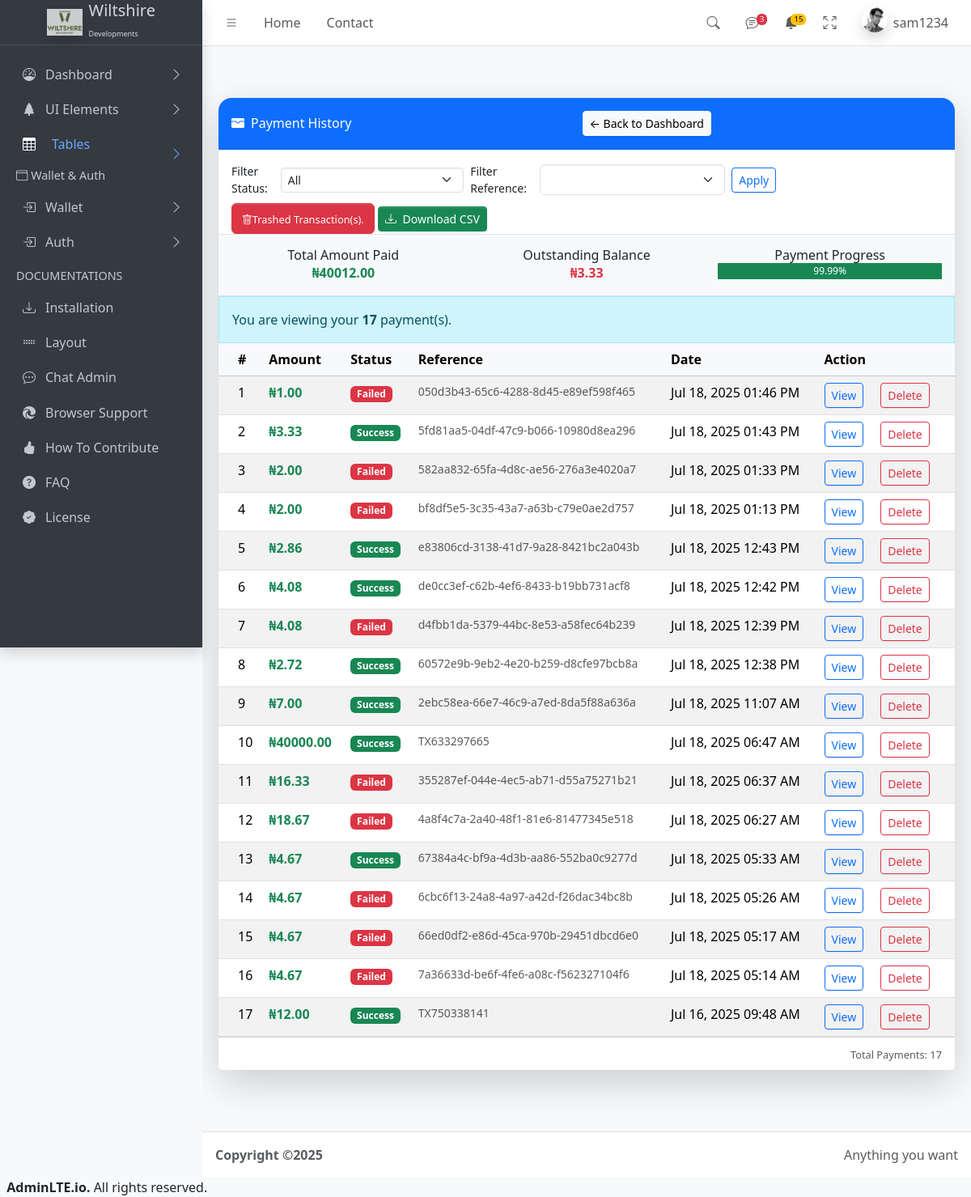
The page /Dashboard/payment-history/ (signed in) on the database its author committed.
### myapp/models.py (models this page shows, shortened)
class Transaction(models.Model):
    user = models.ForeignKey(User, on_delete=models.CASCADE)
    reference = models.CharField(max_length=100, unique=True)
    amount = models.DecimalField(max_digits=10, decimal_places=2)
    status = models.CharField(max_length=50)
    created_at = models.DateTimeField(auto_now_add=True)

### myapp/views.py (the view, shortened to what this page needs)
# urls.py: path('Dashboard/payment-history/', views.payment_history, name='payment_history'),
@login_required(login_url="LoginUser")
def payment_history(request):
    user = request.user
    is_client_user = is_client(user)
    is_admin_user = is_admin(user)
    status_filter = request.GET.get('status')
    reference_filter = request.GET.get('reference')
    queryset = Transaction.objects.all().order_by('-created_at') if is_admin_user else Transaction.objects.filter(user=user).order_by('-created_at')
    if status_filter:
        queryset = queryset.filter(status__iexact=status_filter)
    if reference_filter:
        queryset = queryset.filter(reference__iexact=reference_filter)
    if is_admin_user:
        total_paid = PurchasedProduct.objects.aggregate(total=Sum('deposit'))['total'] or 0
        total_balance = PurchasedProduct.objects.aggregate(total=Sum('to_balance'))['total'] or 0
    else:
        total_paid = PurchasedProduct.objects.filter(user=user).aggregate(total=Sum('deposit'))['total'] or 0
        total_balance = PurchasedProduct.objects.filter(user=user).aggregate(total=Sum('to_balance'))['total'] or 0
    for tx in queryset:
        products = tx.products.all()  # thanks to related_name='products'
        if products.exists():
            product = products.first()
            deposit = product.deposit if product.deposit is not None else 0
            balance = product.to_balance if product.to_balance is not None else 0
            tx.description = f"{product.title} | Deposit: ₦{deposit:,.2f} | Balance: ₦{balance:,.2f}"
        else:
            tx.description = "No product attached"
    payment_progress = 0
    total_price = total_paid + total_balance
    if total_price > 0:
        payment_progress = round((total_paid / total_price) * 100, 2)
    context = {
        'all_payments': queryset,
        'payment_count': queryset.count(),
        'is_admin': is_admin_user,
        'is_client': is_client_user,
        'status_filter': status_filter,
        'total_paid': total_paid,
        'total_balance': total_balance,
        'payment_progress': payment_progress,
    }
    return render(request, 'Dashboard/payment_history.html', context)

### myapp/context_processors.py (called while the page is built)
def user_info(request):
    if request.user.is_authenticated:
        return {
            'user_username': request.user.username,
        }
    return {}

### myapp/utils.py (called while the page is built)
def is_client(user):
    return user.groups.filter(name='client').exists()

### myapp/views.py (called while the page is built)
def is_admin(user):
    return user.is_staff or user.is_superuser

### myapp/templates/Dashboard/payment_history.html (shortened to what this page needs)
{% load static %}
{% include 'Dashboard/header.html' %}
<main class="app-main">
  <div class="app-content-header">
    <div class="container my-5">
      <div class="card shadow-lg border-0 rounded-4">
        <div class="card-header bg-primary text-white py-3 d-flex justify-content-between align-items-center rounded-top-4">
          <h4 class="mb-0"><i class="bi bi-wallet-fill me-2"></i>Payment History</h4>
          <a href="{% url 'Dashboard' %}" class="btn btn-light btn-sm">← Back to Dashboard</a>
        </div>
        <form method="get" class="px-3 pt-3 d-flex flex-wrap gap-2 align-items-center justify-content-between">
          <div class="d-flex align-items-center gap-2">
            <label for="status" class="small mb-0 me-2">Filter Status:</label>
            <select name="status" id="status" class="form-select form-select-sm">
              <option value="">All</option>
            </select>
            <label for="status" class="small mb-0 me-2">Filter Reference:</label>
            <input type="text" name="reference" class="form-select form-input-sm">
            <button type="submit" class="btn btn-sm btn-outline-primary">Apply</button>
          </div>
          <div>
            <a class="btn btn-danger rounded-md" href='{% url "trashed_payments" %}'>
              <small><i class="bi bi-trash"></i>Trashed Transaction(s).</small>
            </a>
            <a href="?{% if status_filter %}status={{ status_filter }}&{% endif %}export=csv" class="btn btn-sm btn-success">
              <i class="bi bi-download me-1"></i> Download CSV
            </a>
          </div>
        </form>
        {% if all_payments %}
        <div class="p-3 border-top border-bottom bg-light">
          <div class="row text-center">
            <div class="col-md-4">
              <h6>Total Amount Paid</h6>
              <p class="fw-bold text-success mb-0">₦{{ total_paid|floatformat:2 }}</p>
            </div>
            <div class="col-md-4">
              <h6>Outstanding Balance</h6>
              <p class="fw-bold text-danger mb-0">₦{{ total_balance|floatformat:2 }}</p>
            </div>
            <div class="col-md-4">
              <h6>Payment Progress</h6>
              <div class="progress" style="height: 20px;">
                <div class="progress-bar bg-success" role="progressbar" style="width: {{ payment_progress }}%;" aria-valuenow="{{ payment_progress }}" aria-valuemin="0" aria-valuemax="100">
                  {{ payment_progress }}%
                </div>
              </div>
            </div>
          </div>
        </div>
        {% endif %}
        <div class="card-body p-0">
          {% if all_payments %}
            {% if is_admin %}
              <div class="alert alert-info rounded-0 mb-0">You are viewing all <strong>{{ payment_count }}</strong> payment(s).
              </div>
            {% elif is_client %}
              <div class="alert alert-info rounded-0 mb-0">You are viewing your <strong>{{ payment_count }}</strong> payment(s).</div>
            {% endif %}
            <div class="table-responsive">
              <table class="table table-hover table-striped mb-0">
                <thead class="table-light">
                  <tr>
                    <th>#</th>
                    <th>Amount</th>
                    <th>Status</th>
                    <th>Reference</th>
                    <th>Date</th>
                    <th colspan="2">Action</th>
                  </tr>
                </thead>
                <tbody>
                  {% for payment in all_payments %}
                  <tr>
                    <td>{{ forloop.counter }}</td>
                    <td class="text-success fw-bold">₦{{ payment.amount|floatformat:2 }}</td>
                    <td>
                      {% if payment.status == 'success' %}
                        <span class="badge bg-success">Success</span>
                      {% elif payment.status == 'Pending' %}
                        <span class="badge bg-warning text-dark">Pending</span>
                      {% else %}
                        <span class="badge bg-danger">Failed</span>
                      {% endif %}
                    </td>
                    <td class="small text-muted">{{ payment.reference|default:"N/A" }}</td>
                    <td>{{ payment.created_at|date:"M d, Y h:i A" }}</td>
                    <td>
                      <button type="button" class="btn btn-outline-primary btn-sm" data-bs-toggle="modal" data-bs-target="#viewModal{{ payment.id }}">
                        View
                      </button>
                    </td>
                    <td>
                      <form method="post" action="{% url 'delete_payment' payment.id %}" onsubmit="return confirm('Are you sure you want to delete this payment?');">
                        <button type="submit" class="btn btn-outline-danger btn-sm">Delete</button>
                      </form>
                    </td>
                  </tr>
                  {% endfor %}
                </tbody>
              </table>
            </div>
          {% else %}
            <div class="p-4 text-center text-muted">
              <i class="bi bi-exclamation-circle fs-1 mb-3"></i>
              <p>No payment history available yet.</p>
            </div>
          {% endif %}
        </div>
        <div class="card-footer text-end bg-white">
          <small class="text-muted">Total Payments: {{ payment_count }}</small>
        </div>
      </div>
    </div>
  </div>
</main>
{% include 'Dashboard/footer.html' %}

### myapp/templates/Dashboard/header.html (shortened to what this page needs)
{% load static %}
{% load django_browser_reload %}
<!doctype html>
<html lang="en">
  <head>
    <link rel="stylesheet" href="https://cdnjs.cloudflare.com/ajax/libs/font-awesome/6.5.0/css/all.min.css" />
    <link
      rel="stylesheet"
      href="https://cdn.jsdelivr.net/npm/@fontsource/source-sans-3@5.0.12/index.css"
    />
    <script src="https://cdn.tailwindcss.com"></script>
    <link
      rel="stylesheet"
      href="https://cdn.jsdelivr.net/npm/overlayscrollbars@2.10.1/styles/overlayscrollbars.min.css"
    />
    <link
      rel="stylesheet"
      href="https://cdn.jsdelivr.net/npm/bootstrap-icons@1.11.3/font/bootstrap-icons.min.css"
    />
    <link rel="stylesheet" href="{% static 'dist/css/adminlte.css' %}" />
    <link
      rel="stylesheet"
      href="https://cdn.jsdelivr.net/npm/apexcharts@3.37.1/dist/apexcharts.css"
    />
    <link
      rel="stylesheet"
      href="https://cdn.jsdelivr.net/npm/jsvectormap@1.5.3/dist/css/jsvectormap.min.css"
    />
  </head>
  <body class="layout-fixed sidebar-expand-lg bg-body-tertiary">
    <div class="app-wrapper">
      <nav class="app-header navbar navbar-expand bg-body">
        <div class="container-fluid">
          <ul class="navbar-nav">
            <li class="nav-item">
              <a class="nav-link" data-lte-toggle="sidebar" href="#" role="button">
                <i class="bi bi-list"></i>
              </a>
            </li>
            <li class="nav-item d-none d-md-block"><a href="#" class="nav-link">Home</a></li>
            <li class="nav-item d-none d-md-block"><a href="#" class="nav-link">Contact</a></li>
          </ul>
          <ul class="navbar-nav ms-auto">
            <li class="nav-item">
              <a class="nav-link" data-widget="navbar-search" href="#" role="button">
                <i class="bi bi-search"></i>
              </a>
            </li>
            <li class="nav-item dropdown">
              <a class="nav-link" data-bs-toggle="dropdown" href="#">
                <i class="bi bi-chat-text"></i>
                <span class="navbar-badge badge text-bg-danger">3</span>
              </a>
            </li>
            <li class="nav-item dropdown">
              <a class="nav-link" data-bs-toggle="dropdown" href="#">
                <span class="navbar-badge badge text-bg-warning">15</span>
              </a>
            </li>
            <li class="nav-item">
              <a class="nav-link" href="#" data-lte-toggle="fullscreen">
                <i data-lte-icon="maximize" class="bi bi-arrows-fullscreen"></i>
              </a>
            </li>
            <li class="nav-item dropdown user-menu">
              <a href="#" class="nav-link dropdown-toggle flex" data-bs-toggle="dropdown">
                <img
                  src="{% static 'dist/assets/img/user2-160x160.jpg' %}"
                  class="user-image rounded-circle shadow"
                  alt="User Image"
                />
                {% if user.is_authenticated %}
                  <span class="d-none d-md-inline">
                    {{ user_username }}
                  </span>
                {% endif %}
              </a>
            </li>
          </ul>
        </div>
      </nav>
      <aside class="app-sidebar bg-body-secondary shadow" data-bs-theme="dark">
        <div class="sidebar-brand">
          <a href="#" class="brand-link">
            <img
              src="{% static 'img/Wiltshire-01.jpg' %}"
              alt=""
              class="brand-image opacity-75 shadow"
            />
            <span class="brand-text fw-light"><span>Wiltshire</span> <br> <sup style='font-size:9px' class='mt-1'>Developments</sup></span>
          </a>
        </div>
        <div class="sidebar-wrapper">
          <nav class="mt-2">
            <ul
              class="nav sidebar-menu flex-column"
              data-lte-toggle="treeview"
              role="menu"
              data-accordion="false"
            >
              <li class="nav-item">
                <a href="{% url 'Dashboard' %}" class="nav-link">
                  <i class="nav-icon bi bi-speedometer"></i>
                  <p>
                    Dashboard
                  </p>
                </a>
              </li>
              <li class="nav-item">
                <a href="#" class="nav-link">
                  <i class="nav-icon bi bi-tree-fill"></i>
                  <p>
                    UI Elements
                  </p>
                </a>
              </li>
              <li class="nav-item">
                 <div class="flex">
                  <i class="nav-icon bi bi-table ml-4 text-white"></i>
                  <button class="nav-link w-full d-flex justify-content-between align-items-center" id="getOpen" onclick="TheTableOpen()">
                    <span>
                      Tables
                    </span>
                    <i class="nav-arrow bi bi-chevron-right"  style="float:right"></i>
                  </button>
                </div>
              </li>
              <li class="nav-header">
                <i class="bi bi-wallet"></i> Wallet & Auth
              </li>
              <li class="nav-item">
                <a href="{% url 'initiate_wallet_payment' %}" class="nav-link {% if request.resolver_match.url_name == 'initiate_wallet_payment' %} active{% endif %}">
                  <i class="nav-icon bi bi-box-arrow-in-right"></i>
                  <p>
                    Wallet
                  </p>
                </a>
              </li>
              <li class="nav-item">
                <a href="#" class="nav-link">
                  <i class="nav-icon bi bi-box-arrow-in-right"></i>
                  <p>
                    Auth
                  </p>
                </a>
              </li>
              <li class="nav-header">DOCUMENTATIONS</li>
              <li class="nav-item">
                <a href="../docs/introduction.html" class="nav-link">
                  <i class="nav-icon bi bi-download"></i>
                  <p>Installation</p>
                </a>
              </li>
              <li class="nav-item">
                <a href="../docs/layout.html" class="nav-link">
                  <i class="nav-icon bi bi-grip-horizontal"></i>
                  <p>Layout</p>
                </a>
              </li>
                {% if is_client %}
                <li class="nav-item">
                  <a href="{% url 'client_chat' %}" class="nav-link">
                      <i class="nav-icon bi bi-chat-dots"></i>
                      <p>Chat Admin</p>
                  </a>
              </li>
                {% endif %}
              <li class="nav-item">
                <a href="../docs/browser-support.html" class="nav-link">
                  <i class="nav-icon bi bi-browser-edge"></i>
                  <p>Browser Support</p>
                </a>
              </li>
              <li class="nav-item">
                <a href="../docs/how-to-contribute.html" class="nav-link">
                  <i class="nav-icon bi bi-hand-thumbs-up-fill"></i>
                  <p>How To Contribute</p>
                </a>
              </li>
              <li class="nav-item">
                <a href="../docs/faq.html" class="nav-link">
                  <i class="nav-icon bi bi-question-circle-fill"></i>
                  <p>FAQ</p>
                </a>
              </li>
              <li class="nav-item">
                <a href="../docs/license.html" class="nav-link">
                  <i class="nav-icon bi bi-patch-check-fill"></i>
                  <p>License</p>
                </a>
              </li>
            </ul>
          </nav>
        </div>
      </aside>

### rows shown on the page
Transaction: amount "1.00", status "Failed", reference "050d3b43-65c6-4288-8d45-e89ef598f465", created_at "Jul 18, 2025 01:46 PM"
Transaction: amount "3.33", status "Success", reference "5fd81aa5-04df-47c9-b066-10980d8ea296", created_at "Jul 18, 2025 01:43 PM"
Transaction: amount "2.00", status "Failed", reference "582aa832-65fa-4d8c-ae56-276a3e4020a7", created_at "Jul 18, 2025 01:33 PM"
Transaction: amount "2.00", status "Failed", reference "bf8df5e5-3c35-43a7-a63b-c79e0ae2d757", created_at "Jul 18, 2025 01:13 PM"
Transaction: amount "2.86", status "Success", reference "e83806cd-3138-41d7-9a28-8421bc2a043b", created_at "Jul 18, 2025 12:43 PM"
Transaction: amount "4.08", status "Success", reference "de0cc3ef-c62b-4ef6-8433-b19bb731acf8", created_at "Jul 18, 2025 12:42 PM"
Transaction: amount "4.08", status "Failed", reference "d4fbb1da-5379-44bc-8e53-a58fec64b239", created_at "Jul 18, 2025 12:39 PM"
Transaction: amount "2.72", status "Success", reference "60572e9b-9eb2-4e20-b259-d8cfe97bcb8a", created_at "Jul 18, 2025 12:38 PM"
Transaction: amount "7.00", status "Success", reference "2ebc58ea-66e7-46c9-a7ed-8da5f88a636a", created_at "Jul 18, 2025 11:07 AM"
Transaction: amount "40000.00", status "Success", reference "TX633297665", created_at "Jul 18, 2025 06:47 AM"
Transaction: amount "16.33", status "Failed", reference "355287ef-044e-4ec5-ab71-d55a75271b21", created_at "Jul 18, 2025 06:37 AM"
Transaction: amount "18.67", status "Failed", reference "4a8f4c7a-2a40-48f1-81e6-81477345e518", created_at "Jul 18, 2025 06:27 AM"
Transaction: amount "4.67", status "Success", reference "67384a4c-bf9a-4d3b-aa86-552ba0c9277d", created_at "Jul 18, 2025 05:33 AM"
Transaction: amount "4.67", status "Failed", reference "6cbc6f13-24a8-4a97-a42d-f26dac34bc8b", created_at "Jul 18, 2025 05:26 AM"
Transaction: amount "4.67", status "Failed", reference "66ed0df2-e86d-45ca-970b-29451dbcd6e0", created_at "Jul 18, 2025 05:17 AM"
Transaction: amount "4.67", status "Failed", reference "7a36633d-be6f-4fe6-a08c-f562327104f6", created_at "Jul 18, 2025 05:14 AM"
Transaction: amount "12.00", status "Success", reference "TX750338141", created_at "Jul 16, 2025 09:48 AM"

### other values the page prints
{{ user_username }} "sam1234"
{{ total_paid|floatformat:2 }} "40012.00"
{{ total_balance|floatformat:2 }} "3.33"
{{ payment_progress }} "99.99"
{{ payment_count }} "17"
